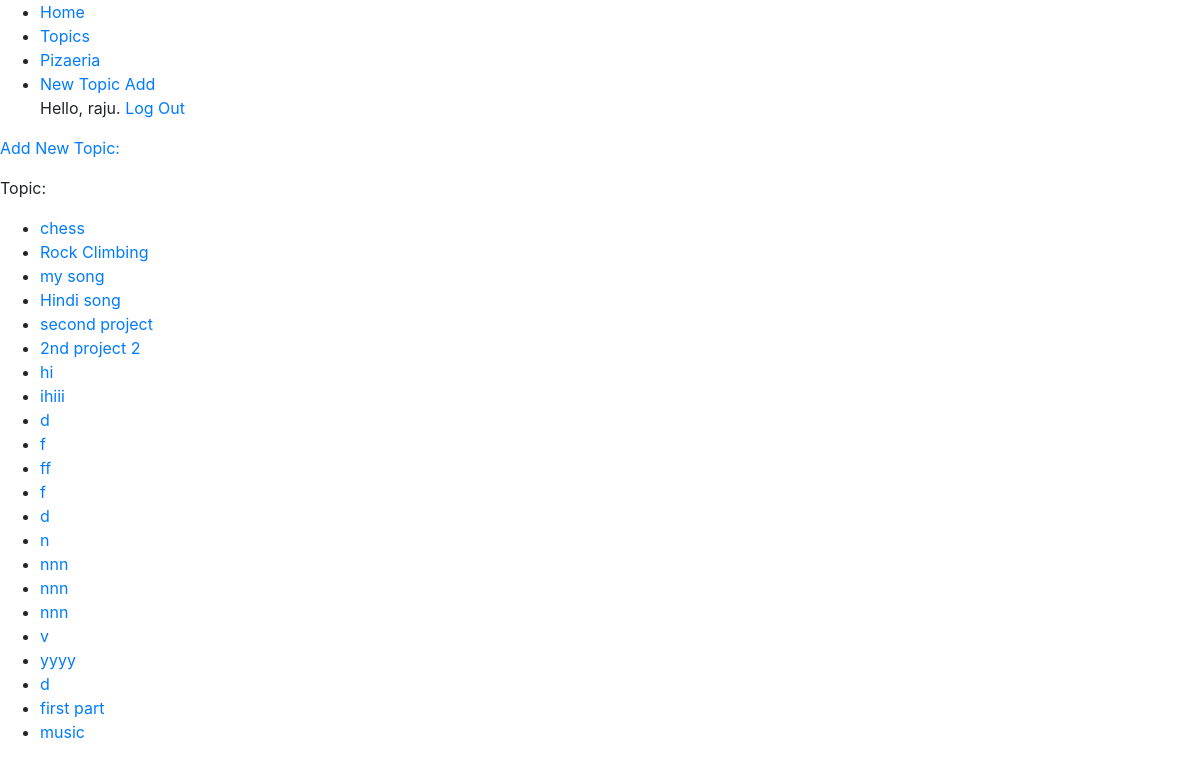
The app's page /topics/ (signed in), older data.
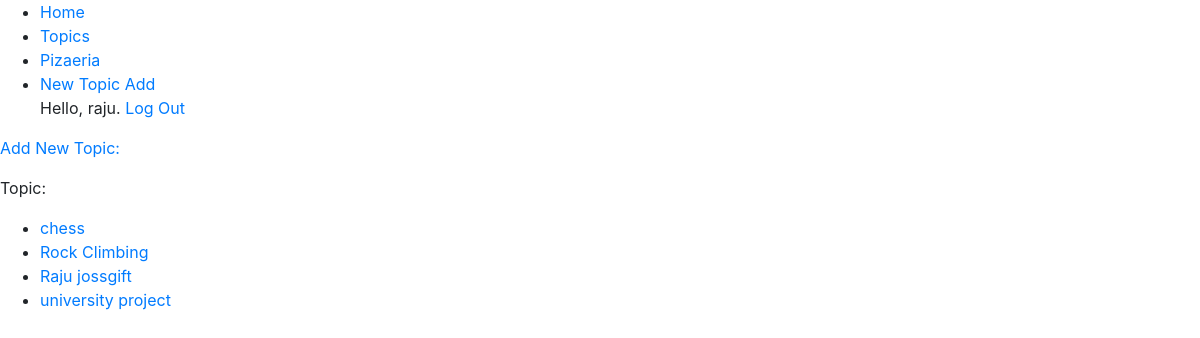
The same page, newer data.
### learning_logs/models.py (models this page shows)
class Topic(models.Model):
    text = models.TextField(max_length = 200)
    date_added = models.DateTimeField(auto_now_add = True)
    owner = models.ForeignKey(User, on_delete=models.CASCADE)
    def __str__(self):
        return self.text

### learning_logs/views.py (the view)
# urls.py: path('topics/', views.topics, name='topics'),
@login_required() #login Require Must for asscess the topics url
def topics(request):
    topics = Topic.objects.filter(owner=request.user).order_by('date_added')
    topics = Topic.objects.order_by('date_added')
    context = {'topics': topics}
    return render(request, 'topics.html', context)

### learning_logs/templates/topics.html
{% extends "base.html" %}
{% block content %}
<p><a href = "{% url 'learning_logs:new_topic' %}">Add New Topic: {{ topic}}</a></p>
<p>Topic:</P>
    <ul>
        {% for topic in topics %}
            <li>
                <a href="{% url 'learning_logs:topic' topic.id %}">{{ topic }} </a>
                </li>
        {% empty %}
            <li>No topics has benn added yet.</li>
        {% endfor %}
    </ul>
{%endblock content%}

### learning_logs/templates/base.html (shortened to what this page needs)
<!DOCTYPE html>
<html>
  <head>
    <link rel="stylesheet" href="" />
    <link
      rel="stylesheet"
      href="https://cdn.jsdelivr.net/npm/bootstrap@4.3.1/dist/css/bootstrap.min.css"
    />
  </head>
  <body>
    <ul>
      <li><a href="{% url 'learning_logs:index' %}">Home</a></li>
      <li><a href="{% url 'learning_logs:topics' %}">Topics</a></li>
      <li><a href="{% url 'learning_logs:pizaeria' %}">Pizaeria</a></li>
      <li><a href="{% url 'learning_logs:new_topic' %}">New Topic Add</a></li>
      {% if user.is_authenticated %} Hello, {{ user.username }}.
      <a href="{% url 'users:logout' %}">Log Out</a>
      {% else %}
      <a href="{% url 'users:login' %}">Log in</a><br>
      <a href="{% url 'users:register' %}">Register</a>
      {% endif %}
    </ul>
    {% block content %} {% endblock content %}
  </body>
</html>

Row changes from the older to the newer data that the page shows:
removed Topic: text "my song"
removed Topic: text "Hindi song"
removed Topic: text "second project"
removed Topic: text "2nd project 2"
removed Topic: text "hi"
removed Topic: text "ihiii"
removed Topic: text "d"
removed Topic: text "f"
removed Topic: text "ff"
removed Topic: text "f"
removed Topic: text "d"
removed Topic: text "n"
removed Topic: text "nnn"
removed Topic: text "nnn"
removed Topic: text "nnn"
removed Topic: text "v"
removed Topic: text "yyyy"
removed Topic: text "d"
removed Topic: text "first part"
removed Topic: text "music"
added Topic: text "Raju jossgift"
added Topic: text "university project"
